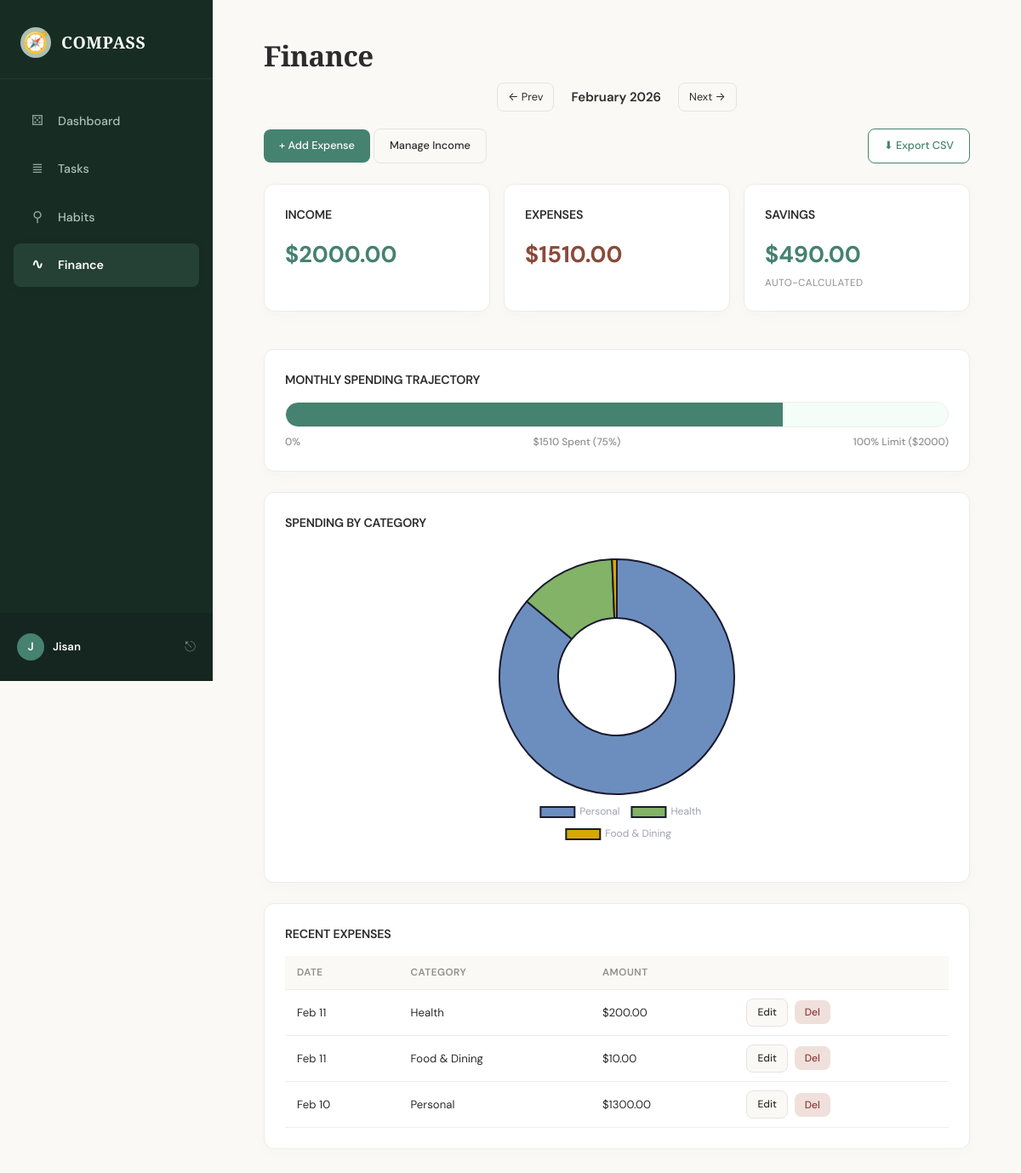
The page /finance/?month=2&year=2026 (signed in) on the database its author committed.
### finance/models.py (models this page shows, shortened)
class Expense(models.Model):
    CATEGORY_CHOICES = [
        ('food', 'Food & Dining'),
        ('transport', 'Transport'),
        ('shopping', 'Shopping'),
        ('bills', 'Bills & Utilities'),
        ('health', 'Health'),
        ('education', 'Education'),
        ('entertainment', 'Entertainment'),
        ('personal', 'Personal'),
        ('other', 'Other'),
    ]
    user = models.ForeignKey(User, on_delete=models.CASCADE, related_name='expenses')
    amount = models.DecimalField(max_digits=12, decimal_places=2)
    category = models.CharField(max_length=20, choices=CATEGORY_CHOICES, default='other')
    date = models.DateField(default=timezone.localdate)
    note = models.CharField(max_length=255, blank=True)
    class Meta:
        ordering = ['-date', '-id']

### finance/views.py (the view)
# urls.py: path('', views.finance_overview, name='overview'),
@login_required
def finance_overview(request):
    today = timezone.localdate()
    try:
        month = int(request.GET.get('month', today.month))
        year = int(request.GET.get('year', today.year))
    except (ValueError, TypeError):
        month, year = today.month, today.year
    if month < 1:
        month, year = 12, year - 1
    elif month > 12:
        month, year = 1, year + 1
    prev_month = month - 1 if month > 1 else 12
    prev_year = year if month > 1 else year - 1
    next_month = month + 1 if month < 12 else 1
    next_year = year if month < 12 else year + 1
    month_name = [
        '', 'January', 'February', 'March', 'April', 'May', 'June',
        'July', 'August', 'September', 'October', 'November', 'December'
    ][month]
    incomes = Income.objects.filter(user=request.user, month=month, year=year)
    total_income = incomes.aggregate(total=Sum('amount'))['total'] or Decimal('0.00')
    expenses = Expense.objects.filter(user=request.user, date__month=month, date__year=year)
    total_expense = expenses.aggregate(total=Sum('amount'))['total'] or Decimal('0.00')
    savings = total_income - total_expense
    recent_expenses = expenses[:10]
    if total_income > 0:
        expense_percentage = min(int((total_expense / total_income) * 100), 100)
    else:
        expense_percentage = 0 if total_expense == 0 else 100
    from django.db.models import Sum as _Sum
    category_totals = (
        expenses.values('category')
        .annotate(total=_Sum('amount'))
        .order_by('-total')
    )
    cat_labels = []
    cat_values = []
    for ct in category_totals:
        label = dict(Expense.CATEGORY_CHOICES).get(ct['category'], ct['category'].title())
        cat_labels.append(label)
        cat_values.append(float(ct['total']))
    return render(request, 'finance/overview.html', {
        'month': month,
        'year': year,
        'month_name': month_name,
        'prev_month': prev_month,
        'prev_year': prev_year,
        'next_month': next_month,
        'next_year': next_year,
        'incomes': incomes,
        'total_income': total_income,
        'total_expense': total_expense,
        'savings': savings,
        'expense_percentage': expense_percentage,
        'recent_expenses': recent_expenses,
        'cat_labels': cat_labels,
        'cat_values': cat_values,
    })

### templates/finance/overview.html (shortened to what this page needs)
{% extends 'base.html' %}
{% block content %}
<div class="page-header">
    <h1>Finance</h1>
</div>
<div class="month-nav">
    <a href="?month={{ prev_month }}&year={{ prev_year }}">← Prev</a>
    <span class="current-month">{{ month_name }} {{ year }}</span>
    <a href="?month={{ next_month }}&year={{ next_year }}">Next →</a>
</div>
<div class="btn-group" style="margin-bottom: 24px; display: flex; justify-content: space-between;">
    <div>
        <a href="{% url 'finance:expense_add' %}" class="btn btn-primary">+ Add Expense</a>
        <a href="{% url 'finance:income' %}" class="btn btn-secondary">Manage Income</a>
    </div>
    <a href="{% url 'finance:export_csv' %}" class="btn btn-secondary" style="background: var(--bg-card); border-color: var(--primary); color: var(--primary);">⬇ Export CSV</a>
</div>
<div class="grid-3" style="margin-bottom: 24px;">
    <div class="card">
        <div class="card-title">Income</div>
        <div class="stat-value stat-positive">${{ total_income|floatformat:2 }}</div>
    </div>
    <div class="card">
        <div class="card-title">Expenses</div>
        <div class="stat-value stat-negative">${{ total_expense|floatformat:2 }}</div>
    </div>
    <div class="card">
        <div class="card-title">Savings</div>
        <div class="stat-value {% if savings >= 0 %}stat-positive{% else %}stat-negative{% endif %}">
            ${{ savings|floatformat:2 }}
        </div>
        <div class="stat-label">Auto-calculated</div>
    </div>
</div>
<div class="card" style="margin-bottom: 24px;">
    <div class="card-title">Monthly Spending Trajectory</div>
    <div style="background: var(--bg-input); height: 30px; border-radius: 15px; overflow: hidden; position: relative; border: 1px solid var(--border-light);">
        <div style="background: var(--primary); width: {{ expense_percentage }}%; height: 100%; transition: width 0.5s ease; border-radius: 15px 0 0 15px;"></div>
    </div>
    <div style="display: flex; justify-content: space-between; margin-top: 8px; font-size: 0.8rem; color: var(--text-light); font-weight: 500;">
        <span>0%</span>
        <span>${{ total_expense|floatformat:0 }} Spent ({{ expense_percentage }}%)</span>
        <span>100% Limit (${{ total_income|floatformat:0 }})</span>
    </div>
</div>
{% if cat_labels %}
<div class="card" style="margin-bottom: 24px;">
    <div class="card-title">Spending by Category</div>
    <div style="max-width: 340px; margin: 0 auto; padding: 16px 0;">
        <canvas id="categoryChart"></canvas>
    </div>
</div>
{% endif %}
<div class="card">
    <div class="card-title">Recent Expenses</div>
    {% if recent_expenses %}
    <div class="table-wrap">
        <table>
            <thead>
                <tr>
                    <th>Date</th>
                    <th>Category</th>
                    <th>Amount</th>
                    <th></th>
                </tr>
            </thead>
            <tbody>
                {% for exp in recent_expenses %}
                <tr>
                    <td>{{ exp.date|date:"M d" }}</td>
                    <td>{{ exp.get_category_display }}
                    </td>
                    <td>${{ exp.amount|floatformat:2 }}</td>
                    <td>
                        <div class="btn-group">
                            <a href="{% url 'finance:expense_edit' exp.pk %}"
                                class="btn btn-sm btn-secondary">Edit</a>
                            <form method="post" action="{% url 'finance:expense_delete' exp.pk %}"
                                style="display:inline;">
                                <button type="submit" class="btn btn-sm btn-danger">Del</button>
                            </form>
                        </div>
                    </td>
                </tr>
                {% endfor %}
            </tbody>
        </table>
    </div>
    {% else %}
    <div class="empty-state">
        <p>No expenses recorded this month.</p>
    </div>
    {% endif %}
</div>
{% endblock %}
{% block extra_scripts %}
{% if cat_labels %}
<script>
    const ctx = document.getElementById('categoryChart').getContext('2d');
    new Chart(ctx, {
        type: 'doughnut',
        data: {
            labels: {{ cat_labels|safe }},
            datasets: [{
                data: {{ cat_values|safe }},
                backgroundColor: [
                    '#6c8ebf', '#82b366', '#d6a800', '#b85450',
                    '#9673a6', '#23445d', '#47995a', '#d68910', '#7f8c8d'
                ],
                borderWidth: 2,
                borderColor: '#1a1a2e',
            }]
        },
        options: {
            responsive: true,
            plugins: {
                legend: {
                    position: 'bottom',
                    labels: {
                        color: '#a0a0b0',
                        padding: 14,
                        font: { size: 12, family: 'DM Sans' }
                    }
                },
                tooltip: {
                    callbacks: {
                        label: function(ctx) {
                            return ' $' + ctx.parsed.toFixed(2);
                        }
                    }
                }
            }
        }
    });
</script>
{% endif %}
{% endblock %}

### templates/base.html (shortened to what this page needs)
{% load static %}
<!DOCTYPE html>
<html lang="en">
<head>
    <link rel="stylesheet" href="{% static 'css/style.css' %}?v={% now 'U' %}">
</head>
<body>
    {% if user.is_authenticated %}
    <nav class="sidebar">
        <div class="sidebar-brand">
            <span class="brand-icon">🧭</span>
            <span class="brand-text">COMPASS</span>
        </div>
        <ul class="sidebar-nav">
            <li><a href="{% url 'dashboard:index' %}" class="{% if request.resolver_match.app_name == 'dashboard' %}active{% endif %}">
                <span class="nav-icon">⚄</span> Dashboard
            </a></li>
            <li><a href="{% url 'tasks:list' %}" class="{% if request.resolver_match.app_name == 'tasks' %}active{% endif %}">
                <span class="nav-icon">≣</span> Tasks
            </a></li>
            <li><a href="{% url 'habits:daily' %}" class="{% if request.resolver_match.app_name == 'habits' %}active{% endif %}">
                <span class="nav-icon">⚲</span> Habits
            </a></li>
            <li><a href="{% url 'finance:overview' %}" class="{% if request.resolver_match.app_name == 'finance' %}active{% endif %}">
                <span class="nav-icon">∿</span> Finance
            </a></li>
        </ul>
        <div class="sidebar-footer">
            <div class="user-profile">
                <div class="user-avatar">{{ user.username.0|upper }}</div>
                <div class="user-name-col">
                    <span class="user-label">{{ user.username }}</span>
                </div>
            </div>
            <form method="post" action="{% url 'accounts:logout' %}" style="margin:0;">
                <button type="submit" class="logout-link" title="Sign out" style="background:none;border:none;cursor:pointer;padding:0;">⎋</button>
            </form>
        </div>
    </nav>
    {% endif %}
    <main class="{% if user.is_authenticated %}main-content{% else %}main-full{% endif %}">
        {% block content %}{% endblock %}
    </main>
    {% block extra_scripts %}{% endblock %}
</body>
</html>

### rows shown on the page
Expense: date "Feb 11", category "Health", amount "200.00"
Expense: date "Feb 11", category "Food & Dining", amount "10.00"
Expense: date "Feb 10", category "Personal", amount "1300.00"

### other values the page prints
{{ user.username.0|upper }} "J"
{{ user.username }} "Jisan"
{{ month_name }} "February"
{{ year }} "2026"
{{ total_income|floatformat:2 }} "2000.00"
{{ total_expense|floatformat:2 }} "1510.00"
{{ savings|floatformat:2 }} "490.00"
{{ total_expense|floatformat:0 }} "1510"
{{ expense_percentage }} "75"
{{ total_income|floatformat:0 }} "2000"
chart data {{ cat_values|safe }} [1300.0, 200.0, 10.0]
